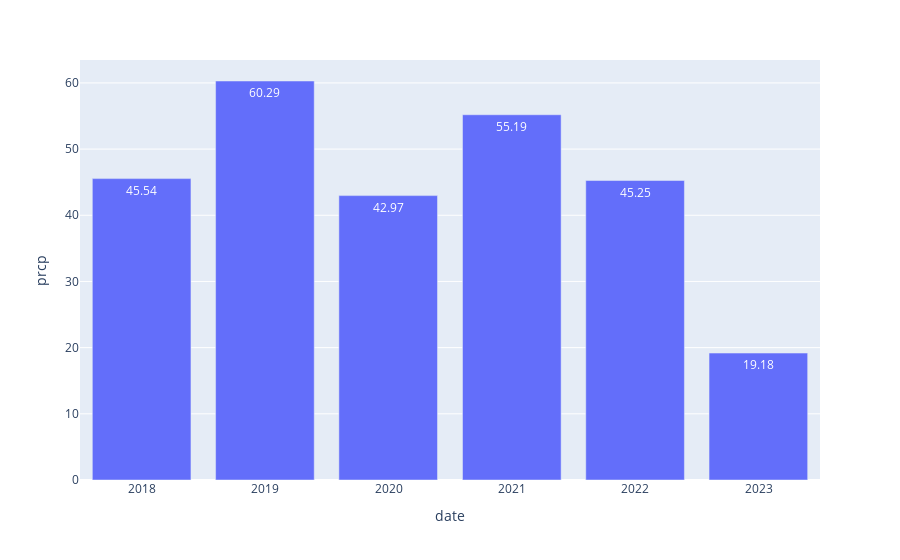

This figure's notebook cell:
### Code cell


### Figure 1 — Plotly figure (JSON) as saved in the notebook; plotly's stock layout.template omitted (floating-point values rounded to 4 significant figures)
{"data": [{"alignmentgroup": "True", "hovertemplate": "date=%{x}<br>prcp=%{y}<extra></extra>", "legendgroup": "", "marker": {"color": "#636efa", "pattern": {"shape": ""}}, "name": "", "offsetgroup": "", "orientation": "v", "showlegend": false, "textposition": "auto", "texttemplate": "%{y}", "type": "bar", "x": ["2017-12-31T00:00:00", "2018-12-31T00:00:00", "2019-12-31T00:00:00", "2020-12-31T00:00:00", "2021-12-31T00:00:00", "2022-12-31T00:00:00"], "xaxis": "x", "y": [45.54, 60.29, 42.97, 55.19, 45.25, 19.18], "yaxis": "y"}], "layout": {"barmode": "relative", "legend": {"tracegroupgap": 0}, "margin": {"t": 60}, "xaxis": {"anchor": "y", "domain": [0, 1], "title": {"text": "date"}}, "yaxis": {"anchor": "x", "domain": [0, 1], "title": {"text": "prcp"}}}}
